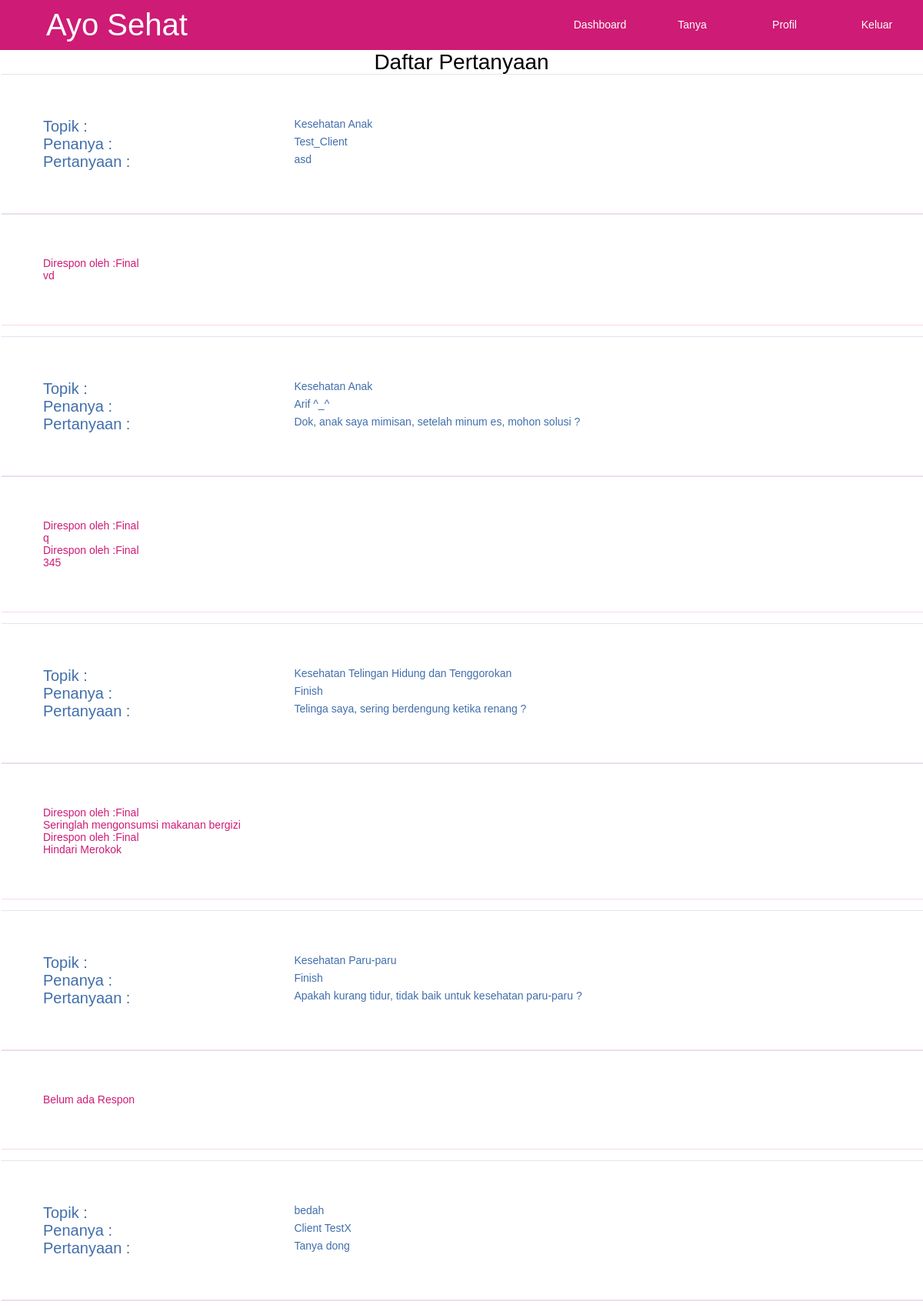
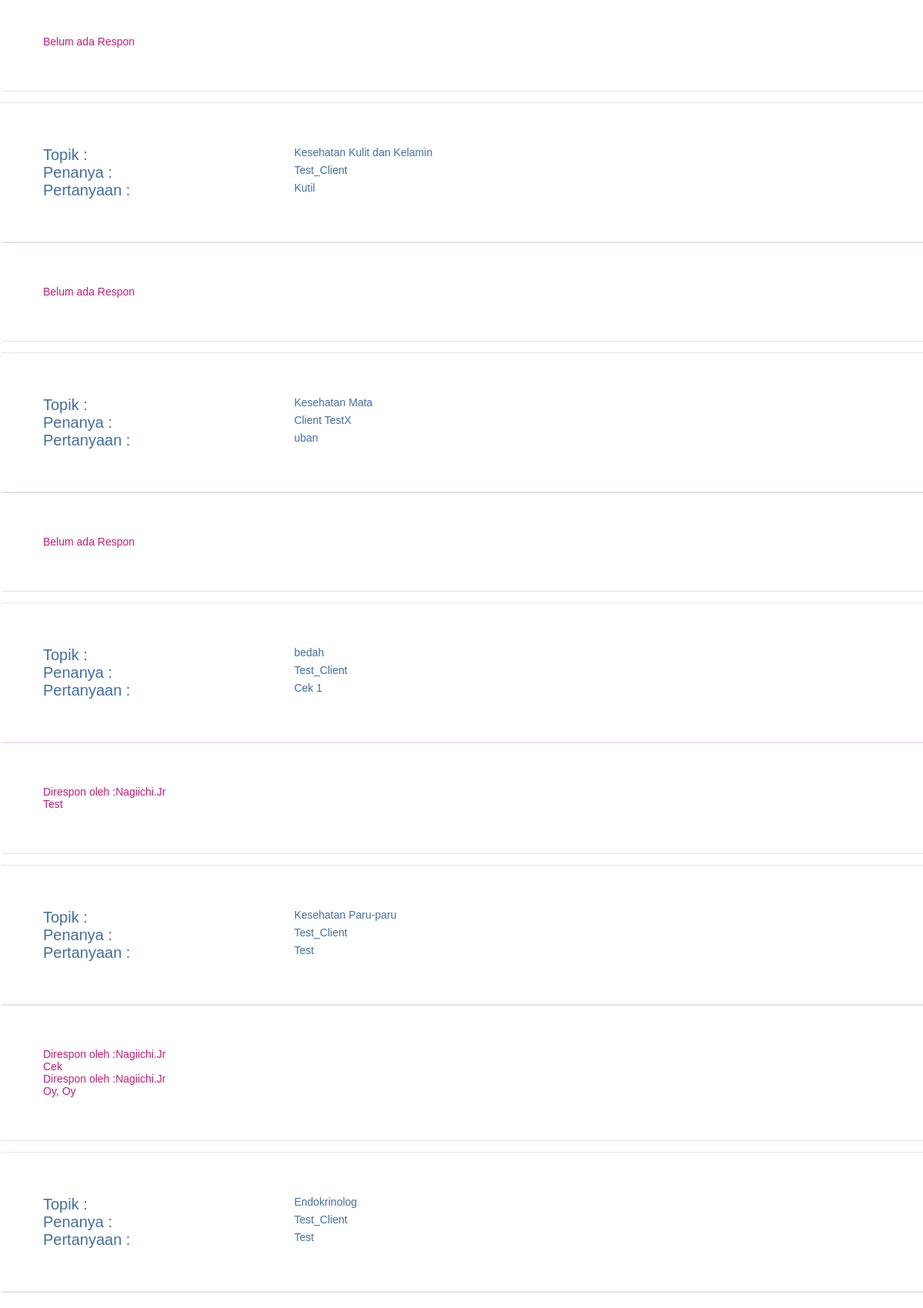
The page /client/list_per_client.php (signed in, upper part) on the database its author committed (2 pictures, top to bottom).
### tables this page shows
CREATE TABLE `diskusi` (
  `kode_dis` int(11) NOT NULL,
  `id_user` int(11) DEFAULT NULL,
  `kode_topik` int(11) DEFAULT NULL,
  `pertanyaan` text DEFAULT NULL
);

CREATE TABLE `topik` (
  `kode_topik` int(11) NOT NULL,
  `bidang` varchar(64) NOT NULL
);

CREATE TABLE `user` (
  `id_user` int(11) NOT NULL,
  `kode_level` int(11) NOT NULL,
  `kode_dr` int(11) DEFAULT NULL,
  `nama` varchar(64) NOT NULL,
  `username` varchar(64) NOT NULL,
  `password` varchar(64) NOT NULL,
  `no_hp` varchar(15) DEFAULT NULL,
  `email` varchar(25) NOT NULL,
  `tempat_praktik` varchar(125) DEFAULT NULL,
  `deskripsi` varchar(225) DEFAULT NULL
);

CREATE TABLE `jawaban` (
  `id_jawaban` int(11) NOT NULL,
  `kode_dis` int(11) DEFAULT NULL,
  `id_user` int(11) DEFAULT NULL,
  `jawaban` text DEFAULT NULL
);

### client/list_per_client.php (the view, shortened to what this page needs)
<?php
function jawaban($kode_dis,$conn){
    $jawaban=$conn->prepare("SELECT jawaban, username FROM diskusi, jawaban, user
                             WHERE jawaban.kode_dis = :kode_dis AND jawaban.id_user=user.id_user AND jawaban.kode_dis = diskusi.kode_dis");
    $jawaban->bindValue(':kode_dis',$kode_dis);
    $jawaban->execute();
    return $jawaban;
}
?>
<!DOCTYPE html>
<html lang="en">
<head>
    <link rel="stylesheet" type="text/css" href="../style.css">
</head>
<body>
<nav id="menu">
     <ul>
     <div id="heading">
            <a href="#">Ayo Sehat</a>
        </div>
        <li><div class="loggin"><a href="../logout.php">Keluar</a></div>
        </li>
        <li><div class="loggin"><a href="profil_client.php">Profil</a></div>
        <li><div class="loggin"><a href="pertanyaan_client.php">Tanya</a></li></div>
        <li><div class="loggin"><a href="client_per.php">Dashboard </a></li></div>
        <li><div class="loggin"><a href="list_per_client.php">Home</a></li></div>
        </li>
    </ul>
</nav>
<h1>Daftar Pertanyaan</h1>
<?php
$dbc = new PDO('mysql:host=localhost;dbname=forum','root','');
$query = $dbc->prepare("SELECT username, kode_dis, diskusi.kode_topik, bidang, pertanyaan FROM diskusi, topik, user
                        WHERE  diskusi.id_user = user.id_user AND diskusi.kode_topik = topik.kode_topik ORDER BY kode_dis DESC");
$query->execute();
foreach ($query as $row) {
    echo "<div class='container2'><span class='topik'>Topik :</span>";
    echo "<p>{$row['bidang']}</p>";
    echo "<span class='topik'>Penanya :</span>";
    echo "<p>  {$row['username']}</p>";
    echo "<span class='topik'>Pertanyaan :</span>";
    echo "<p>  {$row['pertanyaan']}</p></div>";
    echo "<div class=container3>";
    $respon = jawaban($row['kode_dis'], $dbc);
    if ($respon->rowCount() >= 1 ) {
        echo "<li class='daftar'>";
        foreach ($respon as $row2) {
            echo "<p>Direspon oleh :{$row2['username']}</p>";
            echo "<p> {$row2['jawaban']}</p>";
        }
        echo "</li>";
    }
    else {
        echo "<li class='daftar'>Belum ada Respon</li>";
    }
    echo "</div><br>";
}
?>
</body>
</html>

### style.css (style rules this page uses)
* { margin: 0px; padding: 0px; }
body { font-size: 14px; font-family: Arial; margin:0; display:grid; grid-template-columns: auto; }
#heading { float: left; width: 640px; }
#heading a { line-height: 65px; text-decoration: none; padding-left: 60px; color:#FFF; font-size: 40px; }
#menu { background:#ce1b75; width: 100%; height: 65px; margin: 0px; padding: 0px; }
#menu ul { list-style: none; }
#menu ul li { float: right; line-height: 65px }
#menu ul li a { float:left; width:100px; display:block; text-align:center; color:#FFF; padding-left: 10px; padding-right: 10px; text-decoration:none; }
.container2 { display:grid; grid-template-columns: 30% auto; padding: 4em 4em; box-shadow: 2px 0px 1px ; color: #416eab; }
.container3 { display:grid; grid-template-columns: 30% auto; padding: 4em 4em; box-shadow: 2px 0px 1px ; color: #ce1b75; }
h1 { text-align: center; font-weight: 300; }
.topik { font-size: 20px; }
.daftar { list-style-type:none; }

### rows shown on the page
diskusi: kode_topik.bidang "Kesehatan Anak", id_user.username "Test_Client", pertanyaan "asd"
jawaban: id_user.username "Final", jawaban "vd"
diskusi: kode_topik.bidang "Kesehatan Anak", id_user.username "Arif ^_^", pertanyaan "Dok, anak saya mimisan, setelah minum es, mohon solusi ?"
jawaban: id_user.username "Final", jawaban "q"
jawaban: id_user.username "Final", jawaban "345"
diskusi: kode_topik.bidang "Kesehatan Telingan Hidung dan Tenggorokan", id_user.username "Finish", pertanyaan "Telinga saya, sering berdengung ketika renang ?"
jawaban: id_user.username "Final", jawaban "Seringlah mengonsumsi makanan bergizi"
jawaban: id_user.username "Final", jawaban "Hindari Merokok"
diskusi: kode_topik.bidang "Kesehatan Paru-paru", id_user.username "Finish", pertanyaan "Apakah kurang tidur, tidak baik untuk kesehatan paru-paru ?", shows "Belum ada Respon"
diskusi: kode_topik.bidang "bedah", id_user.username "Client TestX", pertanyaan "Tanya dong", shows "Belum ada Respon"
diskusi: kode_topik.bidang "Kesehatan Kulit dan Kelamin", id_user.username "Test_Client", pertanyaan "Kutil", shows "Belum ada Respon"
diskusi: kode_topik.bidang "Kesehatan Mata", id_user.username "Client TestX", pertanyaan "uban", shows "Belum ada Respon"
diskusi: kode_topik.bidang "bedah", id_user.username "Test_Client", pertanyaan "Cek 1"
jawaban: id_user.username "Nagiichi.Jr", jawaban "Test"
diskusi: kode_topik.bidang "Kesehatan Paru-paru", id_user.username "Test_Client", pertanyaan "Test"
jawaban: id_user.username "Nagiichi.Jr", jawaban "Cek"
jawaban: id_user.username "Nagiichi.Jr", jawaban "Oy, Oy"
diskusi: kode_topik.bidang "Endokrinolog", id_user.username "Test_Client", pertanyaan "Test"
